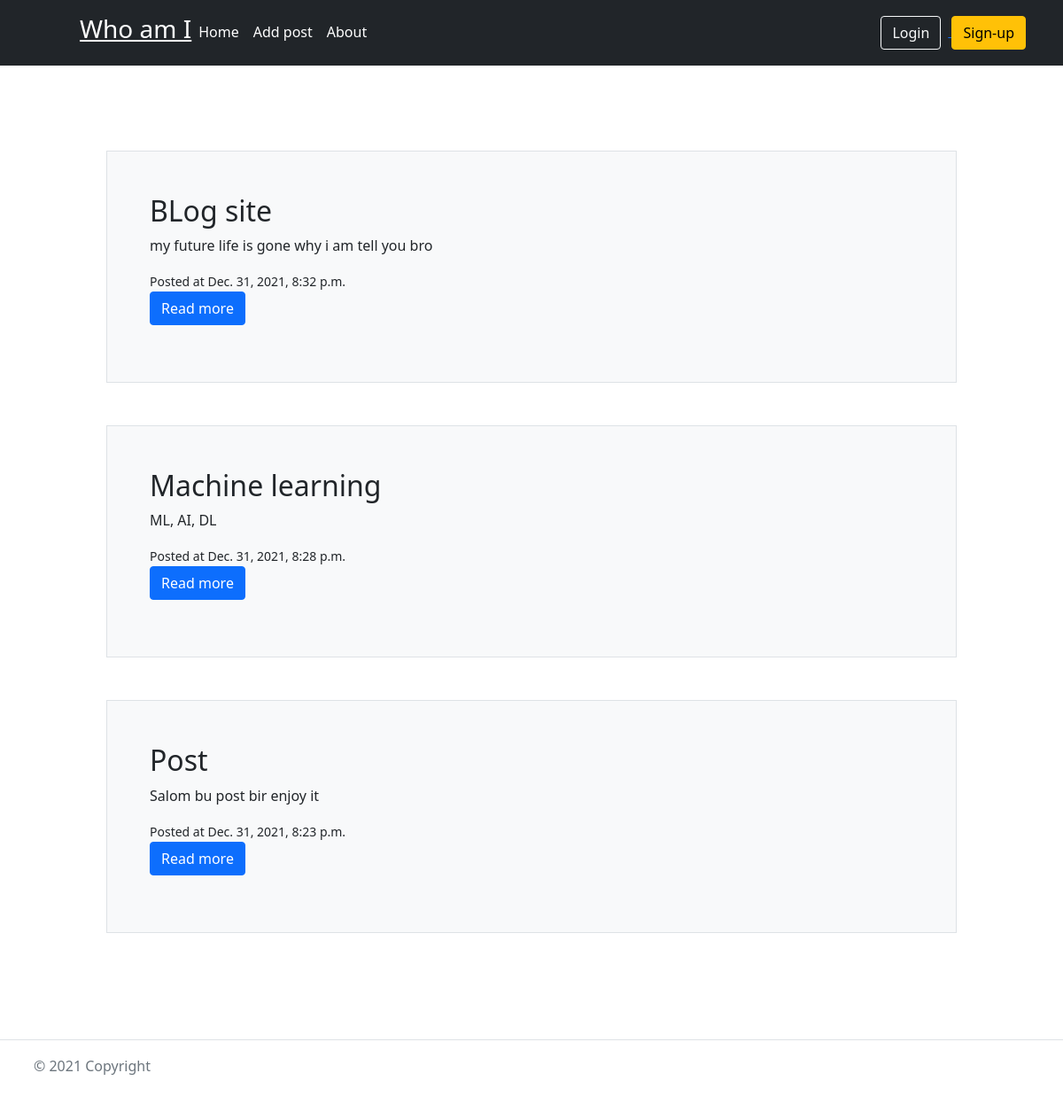
Before: / with the older database file.
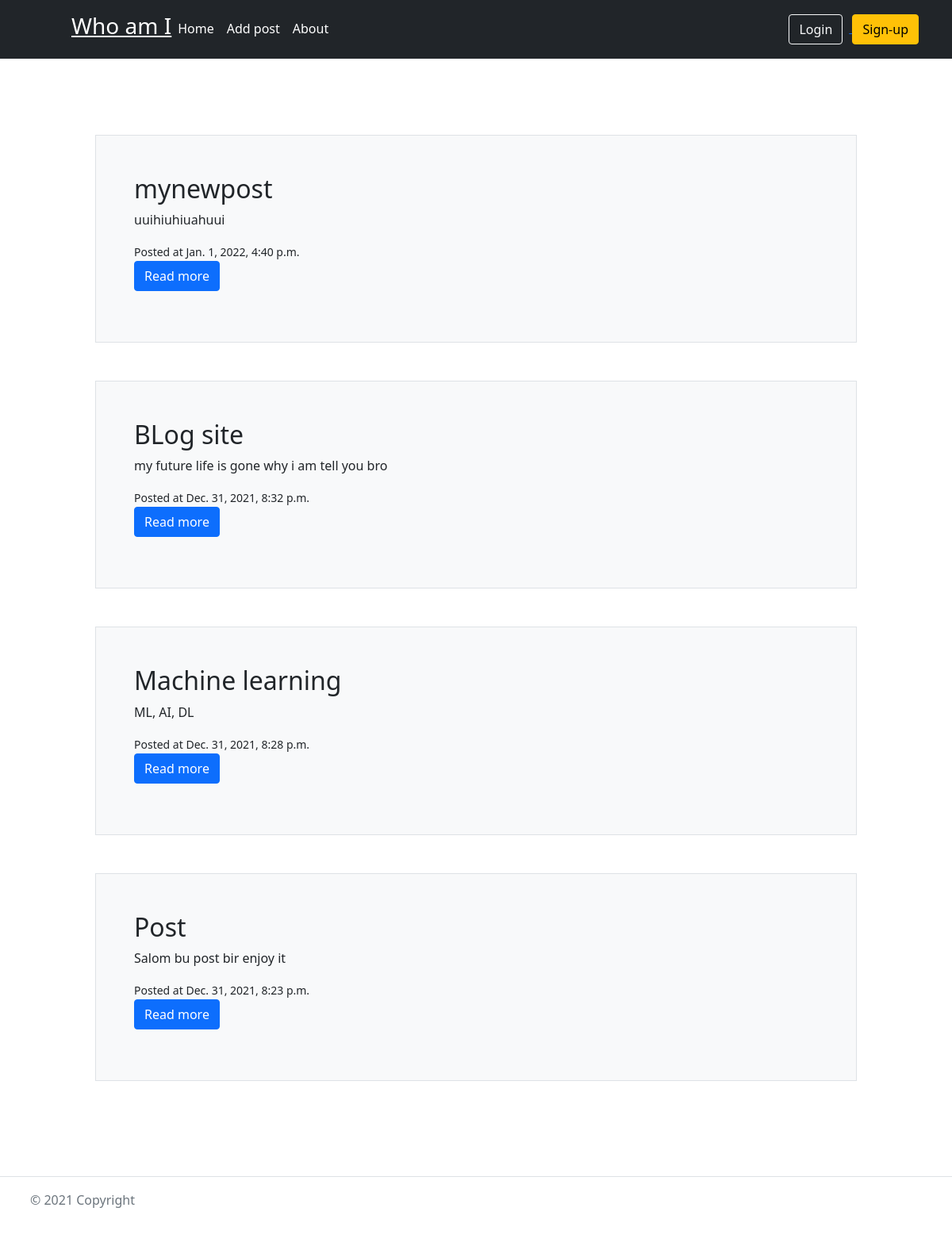
After: the same page with the newer database file.
### blogapp/models.py (models this page shows, shortened)
class Post(models.Model):
    title = models.CharField(max_length=255)
    slug = models.SlugField()
    intro = models.TextField()
    body = models.TextField()
    date_added = models.DateTimeField(auto_now_add=True)
    class Meta:
        ordering = ['-date_added']

### blogapp/views.py (the view)
# urls.py: path('', index, name='home'),
def index(request):
    posts = Post.objects.all()
    context = {'posts': posts}
    return render(request, 'blogapp/index.html', context)

### blogapp/templates/blogapp/index.html (shortened to what this page needs)
{% extends 'blogapp/base.html' %}
{% block content %}
	{% for post in posts %}
		<div class="container">
			<div class="h-100 p-5 m-6 bg-light border rounded-6">
				<h2 class="">{{ post.title }}</h2>
				<p>{{ post.intro }}</p>
				<small>Posted at {{ post.date_added }}</small>
				<p>
					<a href="{% url 'post_detail' post.slug %}">
					<button class="btn btn btn-primary" type="button">Read more</button>
					</a>
				</p>
			</div>
		</div>
	{% endfor %}
{% endblock %}

Changed rows visible on the page:
added Post: title "mynewpost", intro "uuihiuhiuahuui", date_added "Jan. 1, 2022, 4:40 p.m."
